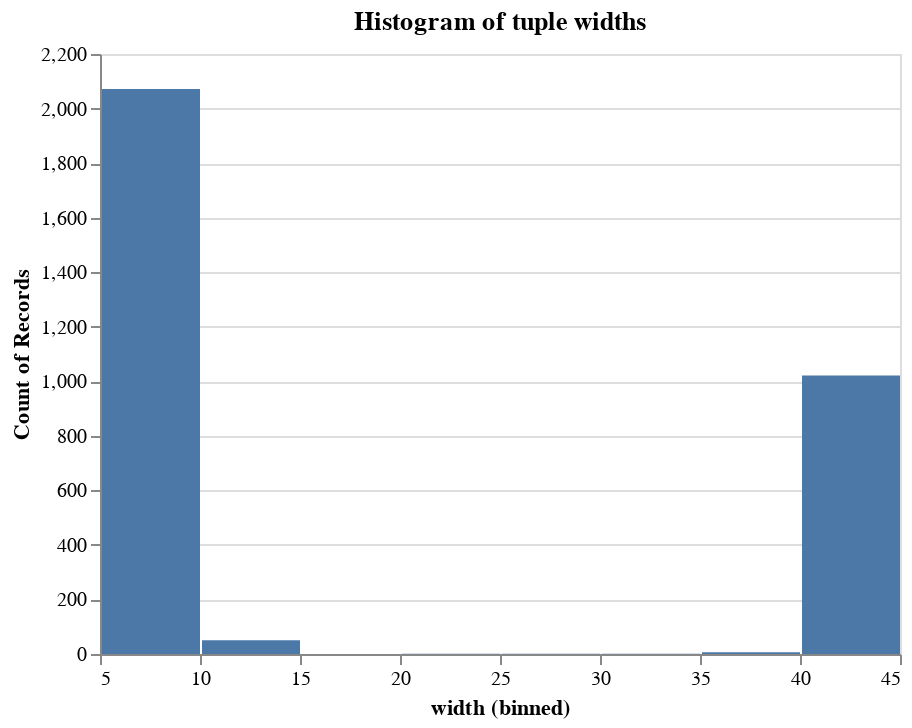

The code cell stored with this chart in its notebook:
### Code cell
alt.Chart(width_df,title="Histogram of tuple widths").mark_bar().encode(
    alt.X("width:Q", bin=True),
    y='count()',
)

### Figure 1 — Vega-Lite specification as saved in the notebook (floating-point values rounded to 4 significant figures; data arrays with more than 128 entries replaced by an {"elided": "..."} marker saying what was removed)
{"config": {"view": {"continuousWidth": 400, "continuousHeight": 300}}, "data": {"name": "data-93d6570776130722d675130901c0d780"}, "mark": "bar", "encoding": {"x": {"type": "quantitative", "bin": true, "field": "width"}, "y": {"type": "quantitative", "aggregate": "count"}}, "title": "Histogram of tuple widths", "$schema": "https://vega.github.io/schema/vega-lite/v4.8.1.json", "datasets": {"data-93d6570776130722d675130901c0d780": {"elided": "3152 records"}}}
